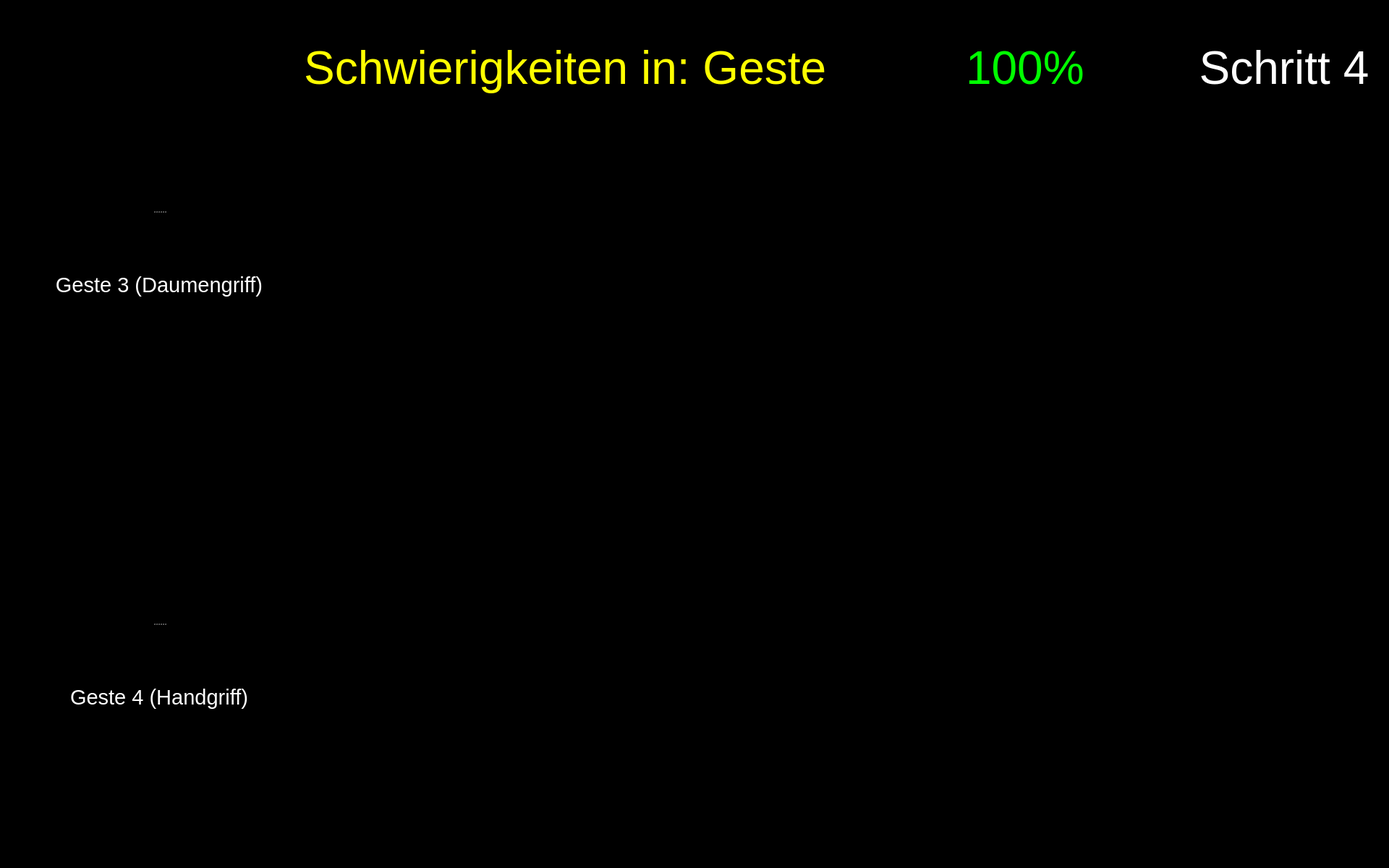
<?xml version="1.0" encoding="UTF-8"?>
<ui version="4.0">
 <class>Form</class>
 <widget class="QWidget" name="Form">
  <property name="geometry">
   <rect>
    <x>0</x>
    <y>0</y>
    <width>1920</width>
    <height>1200</height>
   </rect>
  </property>
  <property name="maximumSize">
   <size>
    <width>1920</width>
    <height>1200</height>
   </size>
  </property>
  <property name="windowTitle">
   <string>Form</string>
  </property>
  <property name="styleSheet">
   <string notr="true">background-color: rgb(0, 0, 0);</string>
  </property>
  <widget class="QPushButton" name="button_nav_left">
   <property name="enabled">
    <bool>true</bool>
   </property>
   <property name="geometry">
    <rect>
     <x>800</x>
     <y>560</y>
     <width>150</width>
     <height>150</height>
    </rect>
   </property>
   <property name="minimumSize">
    <size>
     <width>81</width>
     <height>81</height>
    </size>
   </property>
   <property name="maximumSize">
    <size>
     <width>150</width>
     <height>150</height>
    </size>
   </property>
   <property name="cursor">
    <cursorShape>OpenHandCursor</cursorShape>
   </property>
   <property name="focusPolicy">
    <enum>Qt::WheelFocus</enum>
   </property>
   <property name="contextMenuPolicy">
    <enum>Qt::DefaultContextMenu</enum>
   </property>
   <property name="layoutDirection">
    <enum>Qt::LeftToRight</enum>
   </property>
   <property name="autoFillBackground">
    <bool>false</bool>
   </property>
   <property name="styleSheet">
    <string notr="true"/>
   </property>
   <property name="icon">
    <iconset resource="resources/res.qrc">
     <normaloff>:/buttons/Button Left.svg</normaloff>:/buttons/Button Left.svg</iconset>
   </property>
   <property name="iconSize">
    <size>
     <width>144</width>
     <height>144</height>
    </size>
   </property>
   <property name="autoDefault">
    <bool>false</bool>
   </property>
   <property name="default">
    <bool>false</bool>
   </property>
   <property name="flat">
    <bool>true</bool>
   </property>
  </widget>
  <widget class="QPushButton" name="button_nav_right">
   <property name="enabled">
    <bool>true</bool>
   </property>
   <property name="geometry">
    <rect>
     <x>960</x>
     <y>560</y>
     <width>150</width>
     <height>150</height>
    </rect>
   </property>
   <property name="minimumSize">
    <size>
     <width>81</width>
     <height>81</height>
    </size>
   </property>
   <property name="maximumSize">
    <size>
     <width>150</width>
     <height>150</height>
    </size>
   </property>
   <property name="cursor">
    <cursorShape>OpenHandCursor</cursorShape>
   </property>
   <property name="focusPolicy">
    <enum>Qt::WheelFocus</enum>
   </property>
   <property name="contextMenuPolicy">
    <enum>Qt::DefaultContextMenu</enum>
   </property>
   <property name="layoutDirection">
    <enum>Qt::LeftToRight</enum>
   </property>
   <property name="autoFillBackground">
    <bool>false</bool>
   </property>
   <property name="styleSheet">
    <string notr="true"/>
   </property>
   <property name="icon">
    <iconset resource="resources/res.qrc">
     <normaloff>:/buttons/Button Right.svg</normaloff>:/buttons/Button Right.svg</iconset>
   </property>
   <property name="iconSize">
    <size>
     <width>144</width>
     <height>144</height>
    </size>
   </property>
   <property name="autoDefault">
    <bool>false</bool>
   </property>
   <property name="default">
    <bool>false</bool>
   </property>
   <property name="flat">
    <bool>true</bool>
   </property>
  </widget>
  <widget class="QWidget" name="widget_score" native="true">
   <property name="geometry">
    <rect>
     <x>1180</x>
     <y>20</y>
     <width>450</width>
     <height>150</height>
    </rect>
   </property>
   <widget class="QWidget" name="horizontalLayoutWidget_2">
    <property name="geometry">
     <rect>
      <x>-1</x>
      <y>-1</y>
      <width>451</width>
      <height>152</height>
     </rect>
    </property>
    <layout class="QHBoxLayout" name="horizontalLayout_2">
     <item>
      <widget class="QLabel" name="score_flag">
       <property name="enabled">
        <bool>true</bool>
       </property>
       <property name="sizePolicy">
        <sizepolicy hsizetype="Preferred" vsizetype="Preferred">
         <horstretch>0</horstretch>
         <verstretch>0</verstretch>
        </sizepolicy>
       </property>
       <property name="maximumSize">
        <size>
         <width>150</width>
         <height>150</height>
        </size>
       </property>
       <property name="text">
        <string/>
       </property>
       <property name="pixmap">
        <pixmap resource="resources/res.qrc">:/img/Score Flag.svg</pixmap>
       </property>
      </widget>
     </item>
     <item>
      <widget class="QLabel" name="label_text_score">
       <property name="font">
        <font>
         <pointsize>48</pointsize>
        </font>
       </property>
       <property name="styleSheet">
        <string notr="true">color: rgb(0, 255, 0);</string>
       </property>
       <property name="text">
        <string>&lt;html&gt;&lt;head/&gt;&lt;body&gt;&lt;p&gt;&lt;span style=&quot; color:#00ff00;&quot;&gt;100%&lt;/span&gt;&lt;/p&gt;&lt;/body&gt;&lt;/html&gt;</string>
       </property>
       <property name="alignment">
        <set>Qt::AlignLeading|Qt::AlignLeft|Qt::AlignVCenter</set>
       </property>
       <property name="wordWrap">
        <bool>true</bool>
       </property>
      </widget>
     </item>
    </layout>
   </widget>
  </widget>
  <widget class="QLabel" name="label_text_step">
   <property name="geometry">
    <rect>
     <x>1650</x>
     <y>20</y>
     <width>250</width>
     <height>150</height>
    </rect>
   </property>
   <property name="font">
    <font>
     <family>Arial</family>
     <pointsize>48</pointsize>
     <weight>9</weight>
     <italic>false</italic>
     <bold>false</bold>
    </font>
   </property>
   <property name="styleSheet">
    <string notr="true">font: 75 48pt &quot;Arial&quot;;
color: rgb(255, 255, 255);</string>
   </property>
   <property name="text">
    <string>Schritt 4</string>
   </property>
   <property name="textFormat">
    <enum>Qt::RichText</enum>
   </property>
   <property name="alignment">
    <set>Qt::AlignCenter</set>
   </property>
   <property name="wordWrap">
    <bool>true</bool>
   </property>
  </widget>
  <widget class="QPushButton" name="button_exit">
   <property name="enabled">
    <bool>true</bool>
   </property>
   <property name="geometry">
    <rect>
     <x>1760</x>
     <y>1040</y>
     <width>150</width>
     <height>150</height>
    </rect>
   </property>
   <property name="minimumSize">
    <size>
     <width>81</width>
     <height>81</height>
    </size>
   </property>
   <property name="maximumSize">
    <size>
     <width>150</width>
     <height>150</height>
    </size>
   </property>
   <property name="cursor">
    <cursorShape>OpenHandCursor</cursorShape>
   </property>
   <property name="focusPolicy">
    <enum>Qt::WheelFocus</enum>
   </property>
   <property name="contextMenuPolicy">
    <enum>Qt::DefaultContextMenu</enum>
   </property>
   <property name="icon">
    <iconset resource="resources/res.qrc">
     <normaloff>:/buttons/Button Exit.svg</normaloff>:/buttons/Button Exit.svg</iconset>
   </property>
   <property name="iconSize">
    <size>
     <width>144</width>
     <height>144</height>
    </size>
   </property>
   <property name="autoDefault">
    <bool>false</bool>
   </property>
   <property name="default">
    <bool>false</bool>
   </property>
   <property name="flat">
    <bool>true</bool>
   </property>
  </widget>
  <widget class="QLabel" name="label_plot_2">
   <property name="geometry">
    <rect>
     <x>490</x>
     <y>760</y>
     <width>850</width>
     <height>340</height>
    </rect>
   </property>
   <property name="maximumSize">
    <size>
     <width>1200</width>
     <height>480</height>
    </size>
   </property>
   <property name="font">
    <font>
     <pointsize>48</pointsize>
    </font>
   </property>
   <property name="styleSheet">
    <string notr="true">color: rgb(255, 255, 255);</string>
   </property>
   <property name="text">
    <string/>
   </property>
   <property name="scaledContents">
    <bool>true</bool>
   </property>
  </widget>
  <widget class="QLabel" name="icon_expert_2">
   <property name="enabled">
    <bool>true</bool>
   </property>
   <property name="geometry">
    <rect>
     <x>490</x>
     <y>810</y>
     <width>100</width>
     <height>100</height>
    </rect>
   </property>
   <property name="sizePolicy">
    <sizepolicy hsizetype="Preferred" vsizetype="Preferred">
     <horstretch>0</horstretch>
     <verstretch>0</verstretch>
    </sizepolicy>
   </property>
   <property name="maximumSize">
    <size>
     <width>100</width>
     <height>100</height>
    </size>
   </property>
   <property name="text">
    <string/>
   </property>
   <property name="pixmap">
    <pixmap resource="resources/res.qrc">:/img/Icon Expert.png</pixmap>
   </property>
   <property name="scaledContents">
    <bool>true</bool>
   </property>
  </widget>
  <widget class="QLabel" name="icon_reaction_2">
   <property name="enabled">
    <bool>true</bool>
   </property>
   <property name="geometry">
    <rect>
     <x>1400</x>
     <y>820</y>
     <width>200</width>
     <height>200</height>
    </rect>
   </property>
   <property name="sizePolicy">
    <sizepolicy hsizetype="Preferred" vsizetype="Preferred">
     <horstretch>0</horstretch>
     <verstretch>0</verstretch>
    </sizepolicy>
   </property>
   <property name="maximumSize">
    <size>
     <width>200</width>
     <height>200</height>
    </size>
   </property>
   <property name="text">
    <string/>
   </property>
   <property name="scaledContents">
    <bool>true</bool>
   </property>
  </widget>
  <widget class="QLabel" name="label_plot_1">
   <property name="geometry">
    <rect>
     <x>490</x>
     <y>180</y>
     <width>850</width>
     <height>340</height>
    </rect>
   </property>
   <property name="maximumSize">
    <size>
     <width>1200</width>
     <height>480</height>
    </size>
   </property>
   <property name="font">
    <font>
     <pointsize>48</pointsize>
    </font>
   </property>
   <property name="styleSheet">
    <string notr="true">color: rgb(255, 255, 255);</string>
   </property>
   <property name="text">
    <string/>
   </property>
   <property name="scaledContents">
    <bool>true</bool>
   </property>
  </widget>
  <widget class="QLabel" name="label_trouble">
   <property name="geometry">
    <rect>
     <x>260</x>
     <y>20</y>
     <width>900</width>
     <height>150</height>
    </rect>
   </property>
   <property name="font">
    <font>
     <family>Arial</family>
     <pointsize>48</pointsize>
     <weight>9</weight>
     <italic>false</italic>
     <bold>false</bold>
    </font>
   </property>
   <property name="styleSheet">
    <string notr="true">font: 75 48pt &quot;Arial&quot;;
color: rgb(255, 255, 0);</string>
   </property>
   <property name="text">
    <string>Schwierigkeiten in: Geste </string>
   </property>
   <property name="textFormat">
    <enum>Qt::RichText</enum>
   </property>
   <property name="alignment">
    <set>Qt::AlignRight|Qt::AlignTrailing|Qt::AlignVCenter</set>
   </property>
   <property name="wordWrap">
    <bool>true</bool>
   </property>
  </widget>
  <widget class="QLabel" name="icon_newbie_1">
   <property name="enabled">
    <bool>true</bool>
   </property>
   <property name="geometry">
    <rect>
     <x>490</x>
     <y>380</y>
     <width>100</width>
     <height>100</height>
    </rect>
   </property>
   <property name="sizePolicy">
    <sizepolicy hsizetype="Preferred" vsizetype="Preferred">
     <horstretch>0</horstretch>
     <verstretch>0</verstretch>
    </sizepolicy>
   </property>
   <property name="maximumSize">
    <size>
     <width>100</width>
     <height>100</height>
    </size>
   </property>
   <property name="text">
    <string/>
   </property>
   <property name="pixmap">
    <pixmap resource="resources/res.qrc">:/img/Icon User.png</pixmap>
   </property>
   <property name="scaledContents">
    <bool>true</bool>
   </property>
  </widget>
  <widget class="QLabel" name="image_step">
   <property name="geometry">
    <rect>
     <x>1650</x>
     <y>170</y>
     <width>250</width>
     <height>250</height>
    </rect>
   </property>
   <property name="font">
    <font>
     <pointsize>48</pointsize>
    </font>
   </property>
   <property name="styleSheet">
    <string notr="true">color: rgb(255, 255, 255);</string>
   </property>
   <property name="text">
    <string/>
   </property>
   <property name="pixmap">
    <pixmap resource="resources/res.qrc">:/detected steps/Detected Step4 Button.png</pixmap>
   </property>
   <property name="alignment">
    <set>Qt::AlignCenter</set>
   </property>
   <property name="wordWrap">
    <bool>true</bool>
   </property>
  </widget>
  <widget class="QLabel" name="icon_expert_1">
   <property name="enabled">
    <bool>true</bool>
   </property>
   <property name="geometry">
    <rect>
     <x>490</x>
     <y>220</y>
     <width>100</width>
     <height>100</height>
    </rect>
   </property>
   <property name="sizePolicy">
    <sizepolicy hsizetype="Preferred" vsizetype="Preferred">
     <horstretch>0</horstretch>
     <verstretch>0</verstretch>
    </sizepolicy>
   </property>
   <property name="maximumSize">
    <size>
     <width>100</width>
     <height>100</height>
    </size>
   </property>
   <property name="text">
    <string/>
   </property>
   <property name="pixmap">
    <pixmap resource="resources/res.qrc">:/img/Icon Expert.png</pixmap>
   </property>
   <property name="scaledContents">
    <bool>true</bool>
   </property>
  </widget>
  <widget class="QLabel" name="icon_newbie_2">
   <property name="enabled">
    <bool>true</bool>
   </property>
   <property name="geometry">
    <rect>
     <x>490</x>
     <y>960</y>
     <width>100</width>
     <height>100</height>
    </rect>
   </property>
   <property name="sizePolicy">
    <sizepolicy hsizetype="Preferred" vsizetype="Preferred">
     <horstretch>0</horstretch>
     <verstretch>0</verstretch>
    </sizepolicy>
   </property>
   <property name="maximumSize">
    <size>
     <width>100</width>
     <height>100</height>
    </size>
   </property>
   <property name="text">
    <string/>
   </property>
   <property name="pixmap">
    <pixmap resource="resources/res.qrc">:/img/Icon User.png</pixmap>
   </property>
   <property name="scaledContents">
    <bool>true</bool>
   </property>
  </widget>
  <widget class="QLabel" name="icon_reaction_1">
   <property name="enabled">
    <bool>true</bool>
   </property>
   <property name="geometry">
    <rect>
     <x>1400</x>
     <y>250</y>
     <width>200</width>
     <height>200</height>
    </rect>
   </property>
   <property name="sizePolicy">
    <sizepolicy hsizetype="Preferred" vsizetype="Preferred">
     <horstretch>0</horstretch>
     <verstretch>0</verstretch>
    </sizepolicy>
   </property>
   <property name="maximumSize">
    <size>
     <width>200</width>
     <height>200</height>
    </size>
   </property>
   <property name="text">
    <string/>
   </property>
   <property name="scaledContents">
    <bool>true</bool>
   </property>
  </widget>
  <widget class="QSplitter" name="splitter_6">
   <property name="geometry">
    <rect>
     <x>60</x>
     <y>780</y>
     <width>320</width>
     <height>282</height>
    </rect>
   </property>
   <property name="orientation">
    <enum>Qt::Vertical</enum>
   </property>
   <widget class="QLabel" name="image_required_5">
    <property name="maximumSize">
     <size>
      <width>320</width>
      <height>240</height>
     </size>
    </property>
    <property name="text">
     <string/>
    </property>
    <property name="pixmap">
     <pixmap resource="resources/res.qrc">:/img/step3_gesture4.png</pixmap>
    </property>
    <property name="scaledContents">
     <bool>true</bool>
    </property>
   </widget>
   <widget class="QLabel" name="text_required_5">
    <property name="font">
     <font>
      <family>Arial</family>
      <pointsize>22</pointsize>
      <weight>9</weight>
      <italic>false</italic>
      <bold>false</bold>
     </font>
    </property>
    <property name="styleSheet">
     <string notr="true">font: 75 22pt &quot;Arial&quot;;
color: rgb(255, 255, 255);</string>
    </property>
    <property name="text">
     <string>Geste 4 (Handgriff)</string>
    </property>
    <property name="textFormat">
     <enum>Qt::PlainText</enum>
    </property>
    <property name="alignment">
     <set>Qt::AlignCenter</set>
    </property>
    <property name="wordWrap">
     <bool>true</bool>
    </property>
   </widget>
  </widget>
  <widget class="QSplitter" name="splitter_5">
   <property name="geometry">
    <rect>
     <x>60</x>
     <y>210</y>
     <width>320</width>
     <height>282</height>
    </rect>
   </property>
   <property name="orientation">
    <enum>Qt::Vertical</enum>
   </property>
   <widget class="QLabel" name="image_required_4">
    <property name="maximumSize">
     <size>
      <width>320</width>
      <height>240</height>
     </size>
    </property>
    <property name="text">
     <string/>
    </property>
    <property name="pixmap">
     <pixmap resource="resources/res.qrc">:/img/step3_gesture3.png</pixmap>
    </property>
    <property name="scaledContents">
     <bool>true</bool>
    </property>
   </widget>
   <widget class="QLabel" name="text_required_4">
    <property name="font">
     <font>
      <family>Arial</family>
      <pointsize>22</pointsize>
      <weight>9</weight>
      <italic>false</italic>
      <bold>false</bold>
     </font>
    </property>
    <property name="styleSheet">
     <string notr="true">font: 75 22pt &quot;Arial&quot;;
color: rgb(255, 255, 255);</string>
    </property>
    <property name="text">
     <string>Geste 3 (Daumengriff)</string>
    </property>
    <property name="textFormat">
     <enum>Qt::PlainText</enum>
    </property>
    <property name="alignment">
     <set>Qt::AlignCenter</set>
    </property>
    <property name="wordWrap">
     <bool>true</bool>
    </property>
   </widget>
  </widget>
 </widget>
 <resources>
  <include location="resources/res.qrc"/>
 </resources>
 <connections/>
</ui>
